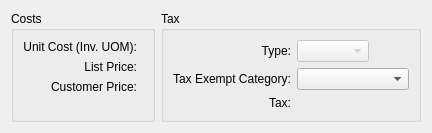
       <widget class="QWidget" name="_detailTab">
        <attribute name="title">
         <string>Detail</string>
        </attribute>
        <layout class="QGridLayout">
         <item row="0" column="0">
          <widget class="QGroupBox" name="_priceGroup">
           <property name="title">
            <string>Costs</string>
           </property>
           <layout class="QGridLayout" name="gridLayout_3">
            <item row="0" column="0">
             <layout class="QVBoxLayout" name="verticalLayout">
              <item>
               <layout class="QGridLayout" name="gridLayout_2">
                <item row="0" column="0">
                 <widget class="QLabel" name="_unitCostLit">
                  <property name="text">
                   <string>Unit Cost (Inv. UOM):</string>
                  </property>
                  <property name="alignment">
                   <set>Qt::AlignRight|Qt::AlignTrailing|Qt::AlignVCenter</set>
                  </property>
                 </widget>
                </item>
                <item row="0" column="1">
                 <widget class="CurrDisplay" name="_unitCost">
                  <property name="format">
                   <enum>CurrDisplay::Cost</enum>
                  </property>
                  <property name="localControl">
                   <bool>false</bool>
                  </property>
                 </widget>
                </item>
                <item row="1" column="0">
                 <widget class="QLabel" name="_listPriceLit">
                  <property name="text">
                   <string>List Price:</string>
                  </property>
                  <property name="alignment">
                   <set>Qt::AlignRight|Qt::AlignTrailing|Qt::AlignVCenter</set>
                  </property>
                 </widget>
                </item>
                <item row="1" column="1">
                 <widget class="CurrDisplay" name="_listPrice">
                  <property name="format">
                   <enum>CurrDisplay::SalesPrice</enum>
                  </property>
                  <property name="localControl">
                   <bool>false</bool>
                  </property>
                 </widget>
                </item>
                <item row="2" column="1">
                 <widget class="CurrDisplay" name="_custPrice">
                  <property name="format">
                   <enum>CurrDisplay::SalesPrice</enum>
                  </property>
                  <property name="localControl">
                   <bool>false</bool>
                  </property>
                 </widget>
                </item>
                <item row="2" column="0">
                 <widget class="QLabel" name="_custPriceLit">
                  <property name="minimumSize">
                   <size>
                    <width>0</width>
                    <height>0</height>
                   </size>
                  </property>
                  <property name="text">
                   <string>Customer Price:</string>
                  </property>
                  <property name="alignment">
                   <set>Qt::AlignRight|Qt::AlignTrailing|Qt::AlignVCenter</set>
                  </property>
                 </widget>
                </item>
               </layout>
              </item>
              <item>
               <spacer name="verticalSpacer">
                <property name="orientation">
                 <enum>Qt::Vertical</enum>
                </property>
                <property name="sizeHint" stdset="0">
                 <size>
                  <width>20</width>
                  <height>0</height>
                 </size>
                </property>
               </spacer>
              </item>
             </layout>
            </item>
           </layout>
          </widget>
         </item>
         <item row="0" column="1">
          <widget class="QGroupBox" name="_taxGroup">
           <property name="title">
            <string>Tax</string>
           </property>
           <layout class="QGridLayout" name="gridLayout_13">
            <item row="0" column="0">
             <layout class="QVBoxLayout" name="verticalLayout_2">
              <item>
               <layout class="QGridLayout" name="gridLayout_4">
                <item row="0" column="0">
                 <widget class="QLabel" name="_taxtypeLit">
                  <property name="text">
                   <string>Type:</string>
                  </property>
                  <property name="alignment">
                   <set>Qt::AlignRight|Qt::AlignTrailing|Qt::AlignVCenter</set>
                  </property>
                  <property name="buddy">
                   <cstring>_taxtype</cstring>
                  </property>
                 </widget>
                </item>
                <item row="0" column="1">
                 <layout class="QHBoxLayout" name="horizontalLayout">
                  <item>
                   <widget class="XComboBox" name="_taxtype">
                    <property name="enabled">
                     <bool>false</bool>
                    </property>
                    <property name="allowNull">
                     <bool>true</bool>
                    </property>
                    <property name="nullStr">
                     <string>None</string>
                    </property>
                    <property name="type">
                     <enum>XComboBox::TaxTypes</enum>
                    </property>
                   </widget>
                  </item>
                  <item>
                   <spacer name="horizontalSpacer_3">
                    <property name="orientation">
                     <enum>Qt::Horizontal</enum>
                    </property>
                    <property name="sizeHint" stdset="0">
                     <size>
                      <width>40</width>
                      <height>20</height>
                     </size>
                    </property>
                   </spacer>
                  </item>
                 </layout>
                </item>
                <item row="2" column="0">
                 <widget class="XURLLabel" name="_taxLit">
                  <property name="text">
                   <string>Tax:</string>
                  </property>
                  <property name="alignment">
                   <set>Qt::AlignRight|Qt::AlignTrailing|Qt::AlignVCenter</set>
                  </property>
                 </widget>
                </item>
                <item row="2" column="1">
                 <widget class="CurrCluster" name="_tax">
                  <property name="format">
                   <enum>CurrDisplay::SalesPrice</enum>
                  </property>
                  <property name="enabled">
                   <bool>false</bool>
                  </property>
                 </widget>
                </item>
                <item row="1" column="0">
                 <widget class="QLabel" name="_taxExemptLit">
                  <property name="text">
                   <string>Tax Exempt Category:</string>
                  </property>
                 </widget>
                </item>
                <item row="1" column="1">
                 <widget class="TaxExemptCluster" name="_taxExempt"/>
                </item>
               </layout>
              </item>
              <item>
               <spacer name="verticalSpacer_2">
                <property name="orientation">
                 <enum>Qt::Vertical</enum>
                </property>
                <property name="sizeHint" stdset="0">
                 <size>
                  <width>20</width>
                  <height>0</height>
                 </size>
                </property>
               </spacer>
              </item>
             </layout>
            </item>
           </layout>
          </widget>
         </item>
        </layout>
       </widget>
